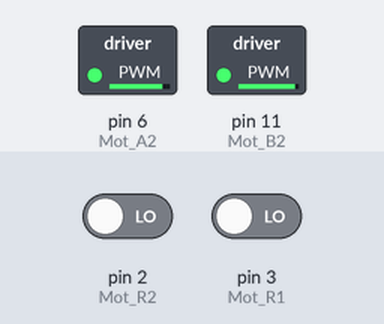
Recording of a sketch running on a simulated Arduino Nano, built with avr-gcc and run on an emulated ATmega328P. Parts: switched loads named in the sketch (green lamp = pin HIGH). The test bench sets the inputs (shaded band); at power-on: pin 2 (Mot_R2) LOW, pin 3 (Mot_R1) LOW.

Above: at 0.05 s.
At 4.3 s:
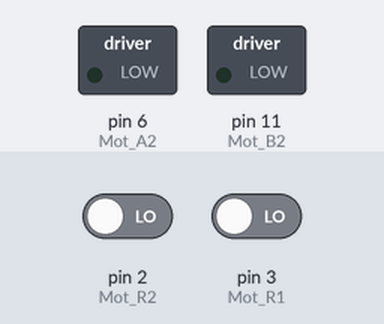
Timing chart, 0 to 5.6 s (numbered marks = the images above):
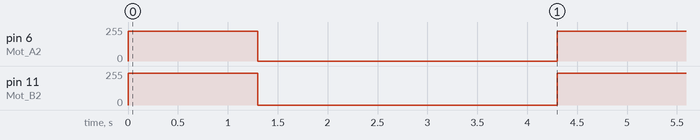

The sketch:

robot_movements_advanced.ino
```cpp
//PIN (Digital)
const int Mot_A1 = 9, Mot_A2 = 6;                       //Right Motor (PWM)
const int Mot_B1 = 5, Mot_B2 = 11;                      //Left Motor (PWM)
const int Mot_R1 = 3, Mot_R2 = 2;                       //RPM Sensor (R/L)
const int trig = 12, echo1 = 13, echo2 = 7, echo3 = 8;  //Ultrasonic
const int Grab = 4;                                     //Claw
const int ServoMot = 10;                                //Neck Servo
//

//PIN (Analog)
const int D1 = A0, D2 = A1, D3 = A2, D4 = A3;
const int D5 = A4, D6 = A5, D7 = A6, D8 = A7;  //For IR B&W Sensor
//

unsigned int counterL, counterR;

const int diskslot = 20;
const float dia = 6.52;

unsigned long currenttime;         //For millis() functions
unsigned long duration, distance;  //For Ultrasonic functions

void setup() {
  // put your setup code here, to run once:
  attachInterrupt(digitalPinToInterrupt(Mot_R1), ISR_R, CHANGE);
  attachInterrupt(digitalPinToInterrupt(Mot_R2), ISR_L, CHANGE);
  Serial.begin(9600);
}

void ISR_R() {
  counterR++;
}

void ISR_L() {
  counterL++;
}

void loop() {
  //   Serial.println("Forward");
  //   forward(25);
  //   delay(1000);
  //   Serial.println("Backward");
  //   backward(25);
  //   delay(1000);
  // Serial.println("Left");
  // left();
  // delay(3000);
  // Serial.println("Right");
  // right();
  // delay(3000);
  uturn();
  delay(3000);


  // analogWrite(Mot_A1, 255);
  // analogWrite(Mot_A2, 0);
  // analogWrite(Mot_B1, 255);
  // analogWrite(Mot_B2, 0);
  // //  Moving left
  // analogWrite(Mot_A1, 0);
  // analogWrite(Mot_A2, 255);
  // analogWrite(Mot_B1, 0);
  // analogWrite(Mot_B2, 255);
}

void forward(int steps) {
  counterL = 0;
  counterR = 0;
  while (steps > counterR && steps > counterL) {
    if (steps > counterR) {
      analogWrite(Mot_A1, 0);
      analogWrite(Mot_A2, 255);
    } else {
      analogWrite(Mot_A1, 0);
      analogWrite(Mot_A2, 0);
    }
    if (steps > counterL) {
      analogWrite(Mot_B1, 250);
      analogWrite(Mot_B2, 0);
    } else {
      analogWrite(Mot_B1, 0);
      analogWrite(Mot_B2, 0);
    }
    Serial.println(counterL);
    Serial.println(counterR);
  }
  analogWrite(Mot_A1, 0);
  analogWrite(Mot_A2, 0);
  analogWrite(Mot_B1, 0);
  analogWrite(Mot_B2, 0);
  counterL = 0;
  counterR = 0;
}

void backward(int steps) {
  counterL = 0;
  counterR = 0;
  while (steps > counterR && steps > counterL) {
    if (steps > counterR) {
      analogWrite(Mot_A1, 220);
      analogWrite(Mot_A2, 0);
    } else {
      analogWrite(Mot_A1, 0);
      analogWrite(Mot_A2, 0);
    }
    if (steps > counterL) {
      analogWrite(Mot_B1, 0);
      analogWrite(Mot_B2, 220);
    } else {
      analogWrite(Mot_B1, 0);
      analogWrite(Mot_B2, 0);
    }
    Serial.println(counterL);
    Serial.println(counterR);
  }
  analogWrite(Mot_A1, 0);
  analogWrite(Mot_A2, 0);
  analogWrite(Mot_B1, 0);
  analogWrite(Mot_B2, 0);
  counterL = 0;
  counterR = 0;
}

void left() {
  int steps = 8;
  counterL = 0;
  counterR = 0;
  while (steps > counterR || steps > counterL) {
    if (steps > counterR) {
      analogWrite(Mot_A1, 0);
      analogWrite(Mot_A2, 225);
    } else {
      analogWrite(Mot_A1, 0);
      analogWrite(Mot_A2, 0);
    }
    if (steps > counterL) {
      analogWrite(Mot_B1, 0);
      analogWrite(Mot_B2, 230);
    } else {
      analogWrite(Mot_B1, 0);
      analogWrite(Mot_B2, 0);
    }
    Serial.println(counterL);
    Serial.println(counterR);
  }
  analogWrite(Mot_A1, 0);
  analogWrite(Mot_A2, 0);
  analogWrite(Mot_B1, 0);
  analogWrite(Mot_B2, 0);
  counterL = 0;
  counterR = 0;
}

void right() {
  int steps = 8;
  counterL = 0;
  counterR = 0;
  while (steps > counterR || steps > counterL) {
    if (steps > counterR) {
      analogWrite(Mot_A1, 225);
      analogWrite(Mot_A2, 0);
    } else {
      analogWrite(Mot_A1, 0);
      analogWrite(Mot_A2, 0);
    }
    if (steps > counterL) {
      analogWrite(Mot_B1, 225);
      analogWrite(Mot_B2, 0);
    } else {
      analogWrite(Mot_B1, 0);
      analogWrite(Mot_B2, 0);
    }
    Serial.println(counterL);
    Serial.println(counterR);
  }
  analogWrite(Mot_A1, 0);
  analogWrite(Mot_A2, 0);
  analogWrite(Mot_B1, 0);
  analogWrite(Mot_B2, 0);
  counterL = 0;
  counterR = 0;
}

void uturn() {
  analogWrite(Mot_A2, 225);
  analogWrite(Mot_B2, 240);
  delay(1300);
  analogWrite(Mot_A2, 0);
  analogWrite(Mot_B2, 0);
}
```

Measured:
- by itself, pin 6 (Mot_A2): alternates 225/255 for 1.3 s and 0/255 for 3.0 s
- by itself, pin 11 (Mot_B2): alternates 240/255 for 1.3 s and 0/255 for 3.0 s
